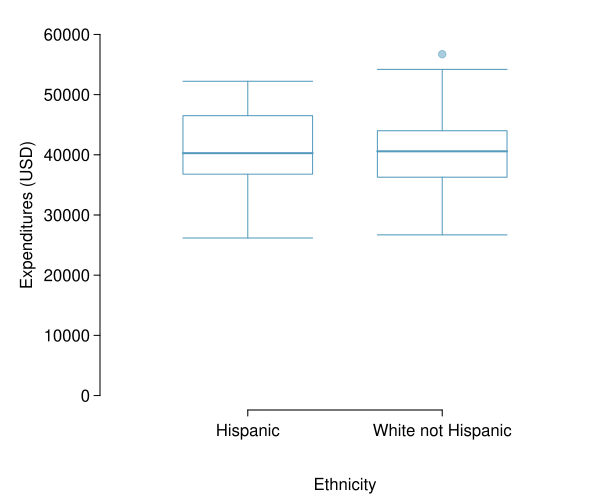

The script that drew this image:
library(openintro)
library(oibiostat)
data(dds.discr)
data(COL)

dds.hispanics = dds.discr[dds.discr$ethnicity == "Hispanic", ]
dds.white.non.hisp = dds.discr[dds.discr$ethnicity == "White not Hispanic", ]

dds.hisp.white = rbind(dds.hispanics, dds.white.non.hisp)
dds.hisp.white$ethnicity <- droplevels(dds.hisp.white$ethnicity)

dt.22 = subset(dds.hisp.white, age.cohort == "22-50", 
               select = c(ethnicity, expenditures))


myPDF("ddsExpEthnicityAge22.pdf", 6, 5,
      mar = c(4.5, 5, 1, 0.5),
      mgp = c(3.2, 0.5, 0),
)

boxPlot(dt.22$expenditures, dt.22$ethnicity,
        xlab = 'Ethnicity',
        ylab = 'Expenditures (USD)',
        ylim = c(0, 60000),
        pch = 19,
        pchCex = 1,
        lcol = COL[1],
        col = COL[1,3])

dev.off()
